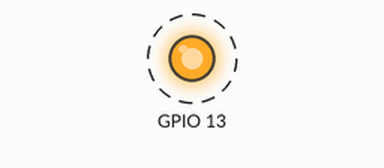
Simulated run of this sketch. Board: ESP32. Shown: output pins drawn as LEDs (lit = HIGH). Dashed ring = blinking. What the sketch prints to the serial monitor is not drawn.

Above: at 0.2 s.
Timing chart, 0 to 3.0 s (numbered marks = the images above):
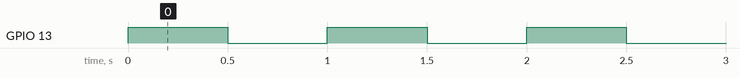

The sketch:

esp32Testing.ino
```cpp
void setup() {
  // put your setup code here, to run once:
  Serial.begin(115200);
  Serial.print("Started");
  pinMode(13, OUTPUT);
  digitalWrite(13,HIGH);
}

void loop() {
  delay(500);
  digitalWrite(13, LOW);
  delay(500);
  digitalWrite(13, HIGH);
}
```

Measured:
- by itself, GPIO 13: alternates HIGH for 0.50 s and LOW for 0.50 s
